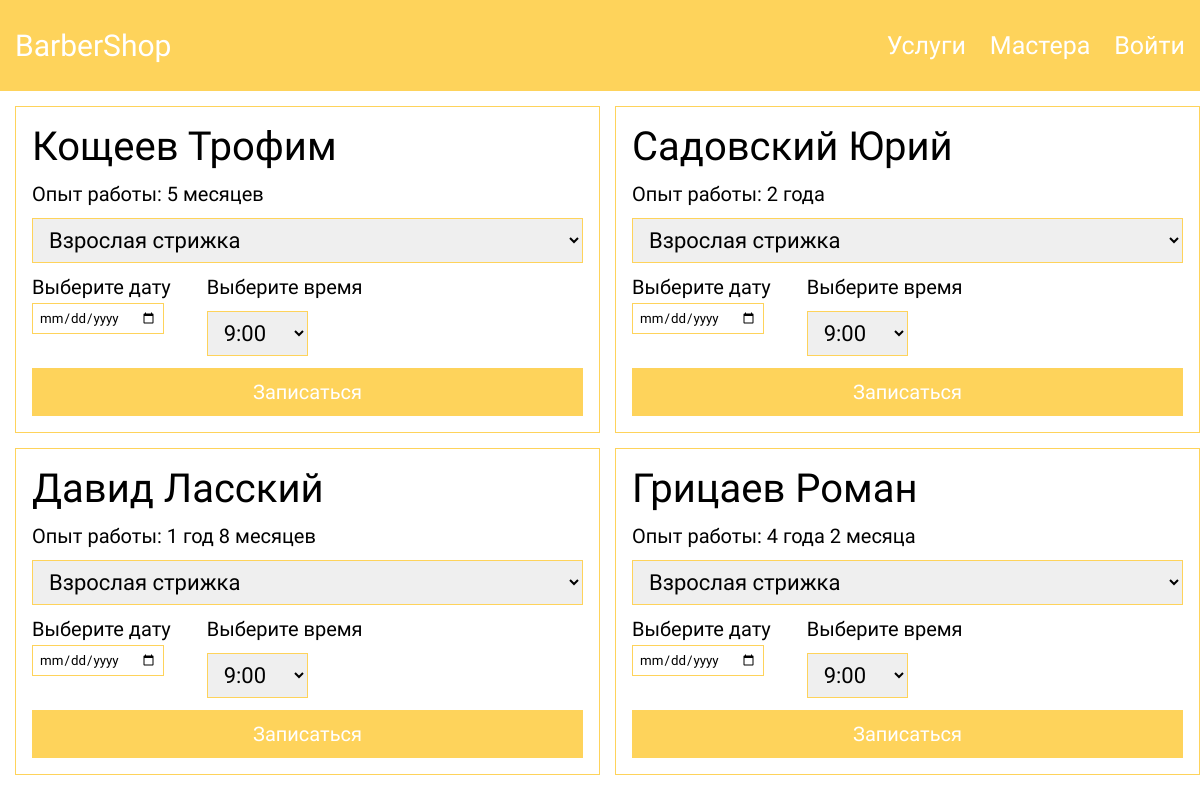
The page /php/pages/barbers.php on the database its author committed.
### tables this page shows
CREATE TABLE `barbers` (
  `id` int(11) NOT NULL,
  `name` varchar(256) NOT NULL,
  `expierence` varchar(256) NOT NULL
);

### php/pages/barbers.php (the view, shortened to what this page needs)
<?php require_once('../scripts/db.php'); ?>
<link rel="stylesheet" href="/css/global.css">
<link rel="stylesheet" href="/css/header.css">
<link rel="stylesheet" href="/css/card.css">
<link rel="stylesheet" href="/css/barbers.css">
<?php require_once('./../header.php'); ?>
<div class="container">
    <?php
        $sql = "SELECT * FROM `barbers`";
        $query = $connect -> prepare($sql);
        $query -> execute();
        $result = $query -> fetchAll(PDO::FETCH_ASSOC);
        echo '<div class="card__container">';
            foreach ($result as $key => $value) {
                echo
                '   <form class="card">
                        <div>
                            <h3 class="card__title">' . $result[$key]["name"] . '</h3>
                            <input id="barber_id" type="hidden" value="' . $result[$key]["id"] . '">
                            <input id="user_id" type="hidden" value="' . $_SESSION['id'] . '">
                            <p class="card__description mt-12">Опыт работы: ' . $result[$key]["expierence"] . '</p>
                        </div>'
                        ?>
                        <select id="service_id" class="card__select mt-12">
                            <?php
                                $sql1 = "SELECT * FROM `service`";
                                $query1 = $connect -> prepare($sql1);
                                $query1 -> execute();
                                $result1 = $query1 -> fetchAll(PDO::FETCH_ASSOC);
                                foreach ($result1 as $key => $value) {
                                    echo
                                    '<option value="' . $result1[$key]["id"] . '">' . $result1[$key]["title"] . '</option>';
                                }
                            ?>
                        </select>
                        <div class="flex jc-between" style="width: 60%;">
                            <div>
                                <h4 class="mb-0 mt-12">Выберите дату</h4>
                                <input type="date" id="date" class="mt-4" min="<?php echo date("20y-m-d") ?>">
                            </div>
                            <div>
                                <h4 class="mb-0 mt-12">Выберите время</h4>
                                <select id="time" class="card__select mt-12">
                                    <?php
                                        $timetable = ['9:00', '10:00', '11:00', '12:00', '13:00', '14:00', '15:00', '16:00'];
                                        foreach ($timetable as $time => $value) {
                                            echo '<option value="' . $timetable[$time] . '">' . $timetable[$time] . '</option>';
                                        }
                                    ?>
                                </select>
                            </div>
                        </div>
                        <?php
                            echo '<button type="submit" class="btn-reset btn-primary">Записаться</button>
                    </form>
                ';
            }
        echo '</div>';
    ?>
</div>

### css/global.css (style rules this page uses)
* { margin: 0; padding: 0; font-family: 'Roboto', sans-serif; }
.container { max-width: 1410px; padding: 0px 15px; margin: 0 auto; }
.flex { display: flex; }
.jc-between { justify-content: space-between; }
.mt-12 { margin-top: 12px; }
.mt-4 { margin-top: 4px; }
.mb-0 { margin-bottom: 0; }
.btn-reset { padding: 12px 26px; cursor: pointer; outline: none; border: none; font-size: 2rem; }
.btn-primary { margin-top: 12px; background-color: var(--main-color); color: white; }

### css/card.css (style rules this page uses)
.card__container { padding-top: 15px; display: grid; grid-template-columns: 50% 50%; gap: 15px; }
.card { padding: 16px; border: 1px solid var(--main-color); display: flex; flex-direction: column; justify-content: space-between; }
.card__title { font-size: 4rem; }
.card__select { padding: 8px 12px; border: 1px solid var(--main-color); font-size: 2.2rem; }

### css/barbers.css (style rules this page uses)
#date { padding: 6px; border: 1px solid var(--main-color); }

### rows shown on the page
barbers: name "Кощеев Трофим", expierence "5 месяцев"
barbers: name "Садовский Юрий", expierence "2 года"
barbers: name "Давид Ласский", expierence "1 год 8 месяцев"
barbers: name "Грицаев Роман", expierence "4 года 2 месяца"

### other values the page prints
form field value "Взрослая стрижка"
form field value "9:00"
